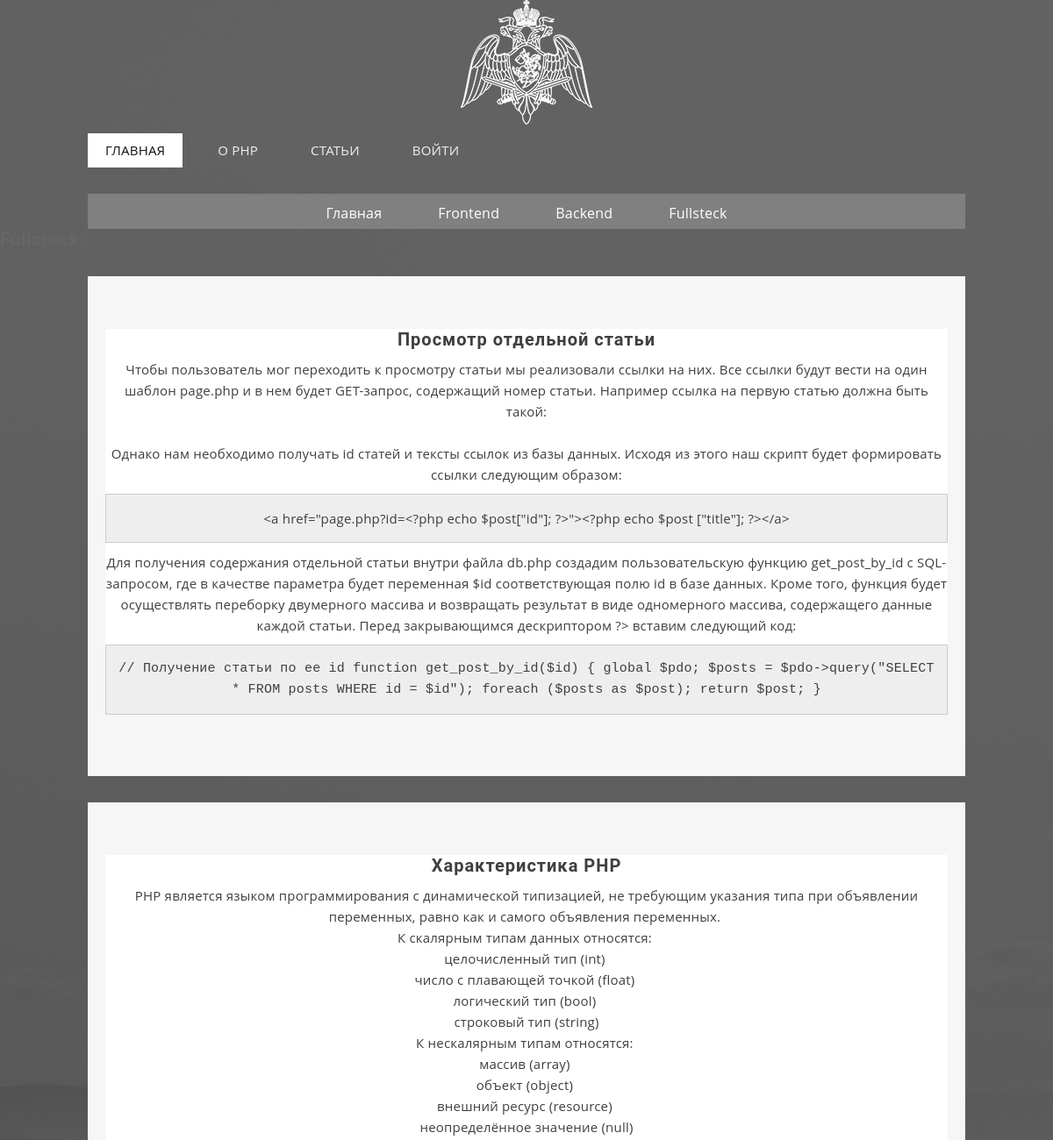
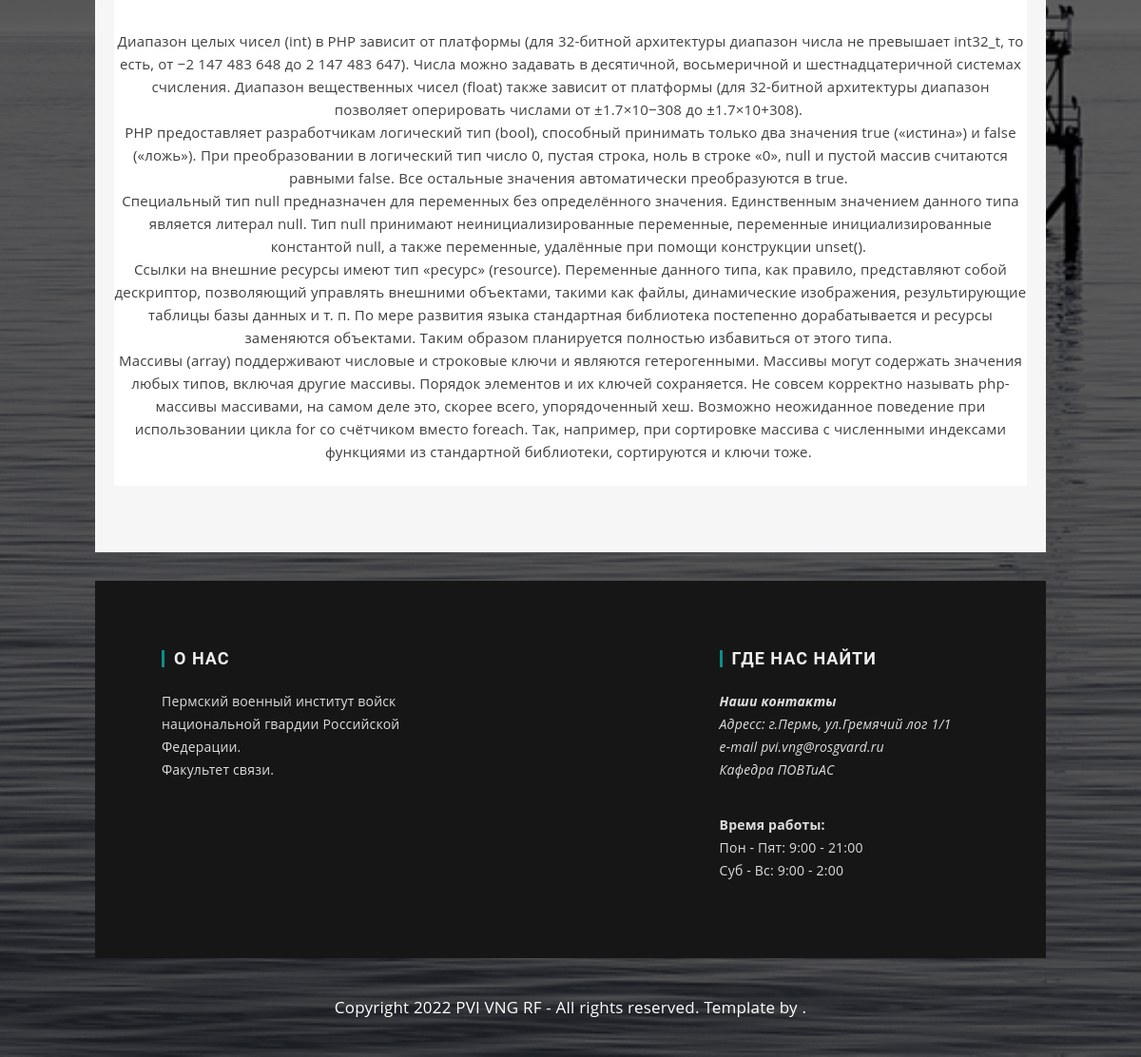
The page /inf_service/category.php?id=3 on the database its author committed (2 pictures, top to bottom).
### tables this page shows
CREATE TABLE `posts` (
  `id` int(10) NOT NULL,
  `title` varchar(255) NOT NULL,
  `text` text NOT NULL,
  `category_id` int(10) NOT NULL
);

### inf_service/db.php (called while the page is built, shortened)
<?php
$dbhost = "localhost";
$dbname = "mybase1";
$username = "root";
$password = "";
try {
$pdo = new PDO("mysql:host=$dbhost; dbname=$dbname; charset=utf8", $username, $password);
$pdo->setAttribute(PDO::ATTR_ERRMODE, PDO::ERRMODE_EXCEPTION);
}
catch(PDOException $e) {
echo "Ошибка соединения с базой данных: " . $e->getMessage();
}
function get_posts_by_category($category_id) {
global $pdo;
$posts = $pdo->query("SELECT * FROM posts WHERE category_id = $category_id");
return $posts;
}
?>

### inf_service/category.php (the view, shortened to what this page needs)
<!DOCTYPE html>
<html>
<head>
	<?php require 'db.php'; ?>
    <link rel="stylesheet" href="css/zerogrid.css">
	<link rel="stylesheet" href="css/style.css">
    <link href="font-awesome/css/font-awesome.min.css" rel="stylesheet" type="text/css">
	<link rel="stylesheet" href="css/menu.css">
</head>
<body>
<div id="container">
	<?php include ("blocks/header.php");?>
    <div class="zerogrid">
	<?php include ("blocks/navigation.php");?>
    </div>
	<div class="wrap-container">
<h3><?php echo get_category_by_id($_GET["id"]); ?>:</h3>
<?php $category_id = $_GET["id"]; ?>
<?php $posts = get_posts_by_category($category_id); ?>
<?php foreach ($posts as $post)
{ ?>
<article class="single-post zerogrid">
					<div class="row wrap-post">
						<div class="entry-header">
<article>
<h3><?php echo $post["title"]; ?></h3>
<p><?php echo $post["text"] ?></p>
</div>
</div>
</article>
<?php } ?>
</div>
<?php include ("blocks/footer.php");?>
</div>
</div>
</body>
</html>

### inf_service/css/zerogrid.css (style rules this page uses)
.zerogrid { width: 1000px; position: relative; margin: 0 auto; padding: 0px; }
.zerogrid:after { content: "\0020"; display: block; height: 0; clear: both; visibility: hidden; }
.zerogrid .row:before,.row:after { content: '\0020'; display: block; overflow: hidden; visibility: hidden; width: 0; height: 0; }
.zerogrid .row:after { clear: both; }
.zerogrid .row { zoom: 1; }

### inf_service/css/style.css (style rules this page uses)
a,abbr,acronym,address,applet,article,aside,audio,b,blockquote,big,body,center,canvas,caption,cite,code,command,datalist,dd,del,details,dfn,dl,div,dt,em,embed,fieldset,figcaption,figure,font,footer,form,h1,h2,h3,h4,h5,h6,header,hgroup,html,i,iframe,img,ins,kbd,keygen,label,legend,li,meter,nav,object,ol,output,p,pre,progress,q,s,samp,section,small,span,source,strike,strong,sub,sup,table,tbody,tfoot,thead,th,tr,tdvideo,tt,u,ul,var { background:transparent;border:0 none;font-size:100%;margin:0;padding:0;border:0;outline:0;vertical-align:top; }
article, aside, audio, canvas, command, datalist, details, embed, figcaption, figure, footer, header, hgroup, keygen, meter, nav, output, progress, section, source, video { display:block; }
* { -webkit-box-sizing: border-box; -moz-box-sizing: border-box; box-sizing: border-box; }
html { -webkit-text-size-adjust: none; }
h3, h4 { font-size: 20px;line-height: 20px; }
h1,h2,h3,h4,h5,h6 { letter-spacing: 1px;line-height: 1.2;font-family: 'Roboto', sans-serif; }
p { margin: 10px 0; }
.post:after, .post:before, article:after, article:before, section:after, section:before { clear: both; content: '\0020'; display: block; visibility: hidden; width: 0; height: 0; }
html, body { width:100%; padding:0; margin:0; }
body { font: 14px/25px Arial, Helvetica, sans-serif;font-family: 'Open Sans', sans-serif;background: #fff;color: #666;font-size: 15px;line-height: 1.6em;letter-spacing: .2px; }
.single-post .wrap-post, .comments-are, .contact-form { background: #f6f6f6;padding:30px; position: relative;; }
article.single-post { border-bottom: none; padding-bottom: 0; }
article.single-post .wrap-post, .comments-are { padding:30px 20px; position: relative;margin-top: 30px; }
article { background: #ffffff; color: #3F3F3F; margin: 30px 0 40px; }
article:last-child { border-bottom: none; }
article:after, article:before { clear: both; content: '\0020'; display: block; visibility: hidden; width: 0; height: 0; }
article .entry-header { margin-bottom: 30px; }
article.single-post .entry-header { margin-bottom: 30px;text-align: center; }

### rows shown on the page
posts: title "Просмотр отдельной статьи", text "Чтобы пользователь мог переходить к просмотру статьи мы реализовали ссылки на них. Все ссылки будут вести на один шаблон page.php и в нем будет GET-запрос, содержащий номер статьи. Например ссылка на первую статью должна быть такой: Однако нам необходимо получать id статей и тексты ссылок из базы данных. Исходя из этого наш скрипт будет формировать ссылки следующим образом: <a href=\"page.php?id=<?php echo $post[\"id\"]; ?>\"><?php echo $post [\"title\"]; ?></a> Для получения содержания отдельной статьи внутри файла db.php создадим пользовательскую функцию get_post_by_id c SQL-запросом, где в качестве параметра будет переменная $id соответствующая полю id в базе данных. Кроме того, функция будет…"
posts: title "Характеристика PHP", text "PHP является языком программирования с динамической типизацией, не требующим указания типа при объявлении переменных, равно как и самого объявления переменных. К скалярным типам данных относятся: целочисленный тип (int) число с плавающей точкой (float) логический тип (bool) строковый тип (string) К нескалярным типам относятся: массив (array) объект (object) внешний ресурс (resource) неопределённое значение (null) Диапазон целых чисел (int) в PHP зависит от платформы (для 32-битной архитектуры диапазон числа не превышает int32_t, то есть, от −2 147 483 648 до 2 147 483 647). Числа можно задавать в десятичной, восьмеричной и шестнадцатеричной системах счисления. Диапазон вещественных чисел…"
